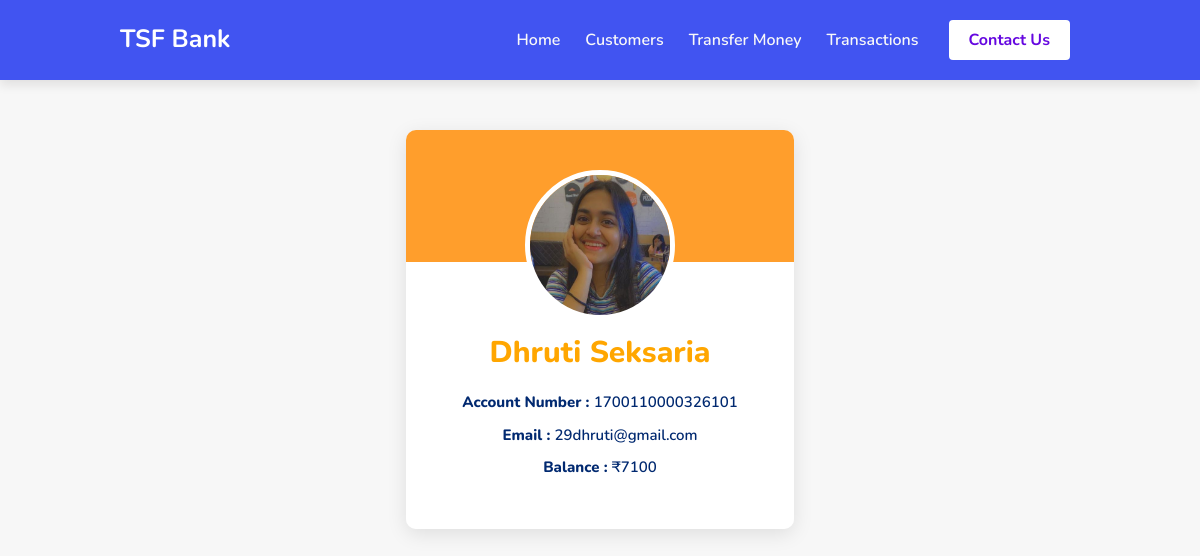
Page /customerdetails/2/ on the committed database.
### Bank/models.py (models this page shows)
class Customer(models.Model):
    acc_no = models.BigIntegerField()
    name = models.CharField(max_length=25)
    email = models.EmailField(max_length=50)
    balance = models.IntegerField()
    img = models.ImageField()

### Bank/views.py (the view)
# urls.py: path('customerdetails/<str:pk>/',views.customerdetails, name='customerdetails')
def customerdetails(request, pk):
    customer = Customer.objects.get(id = pk)
    context={'customer':customer}
    return render(request,"customerdetails.html", context);

### templates/customerdetails.html (shortened to what this page needs)
{% extends 'base.html' %}{% load static %} {% block title %}{{customer.name}} Details{% endblock title %} {%block body %}
<div class="container">
        <br><br>
        <div class="card mx-auto">
            <div><img src="{{customer.img.url}}"alt="avatar"></div><br>
            <h1>{{customer.name}}</h1><br>
            <p>Account Number : <span>{{customer.acc_no}}</span></p>
            <p>Email : <span>{{customer.email}}</span></p>
            <p>Balance : <span>&#8377;{{customer.balance}}</span></p>
        </div>
</div>
{% endblock body %}

### static/css/style.css (style rules this page uses)
* { margin: 0; padding: 0; box-sizing: border-box; font-family: 'Nunito', sans-serif; text-decoration: none; outline: none; border: none; text-transform:capitalize; transition: all .2s linear; }
html { font-size: 62.5%; overflow-x: hidden; scroll-behavior: smooth; scroll-padding-top: 6rem; }
body { background: #f7f7f7; }

### templates/customerdetails.html (style rules this page uses)
h1 { font-weight: 800; font-size: 3rem; color: #ffa600; }
.card { justify-content: center; align-items: center; padding: 4rem; width: 35%; float: center; background: #fff; box-shadow: 0 .5rem 2rem rgba(0, 0, 0, 0.1); border-radius: 1rem; border:none; margin-top: 10rem; background: linear-gradient( to bottom, #ff9e2c 0%, #ff9e2c 33%, #ffffff 33%, #ffffff 100% ); }
img { border-radius: 50%; height: 15rem; width: 15rem; border: 0.5rem solid white; }
p { font-size: 1.5rem; font-weight: 800; color: #012970; }
span { text-transform: lowercase; font-size: 1.5rem; color: #012970; font-weight: 600; }

### rows in the picture
Customer: img (picture), name "Dhruti Seksaria", acc_no "1700110000326101", email "29dhruti@gmail.com", balance "7100"
